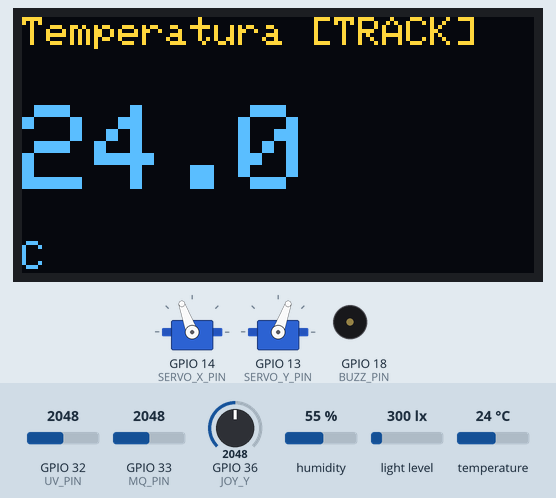
This program was run on a simulated ESP32. On the bench: 128×64 one-colour display, 2 × servo, buzzer (waves = sounding). The inputs (shaded band) are chosen by the test bench; at power-on: light level 300 lx, GPIO 36 (JOY_Y) = 2048, GPIO 32 (UV_PIN) = 2048, GPIO 33 (MQ_PIN) = 2048, humidity 55 %, temperature 24 °C (analog values on the 0–4095 scale). The OLED is the two-colour kind (top 16 rows yellow); WiFi joins after 1.5 s; servers stay silent unless stated; uploads are accepted with an empty reply; what the program prints to the serial monitor is not drawn.

Above: at 3.9 s.
4.0 s: light level set to 966 lx
7.1 s: light level set to 1035 lx
At 7.44 s:
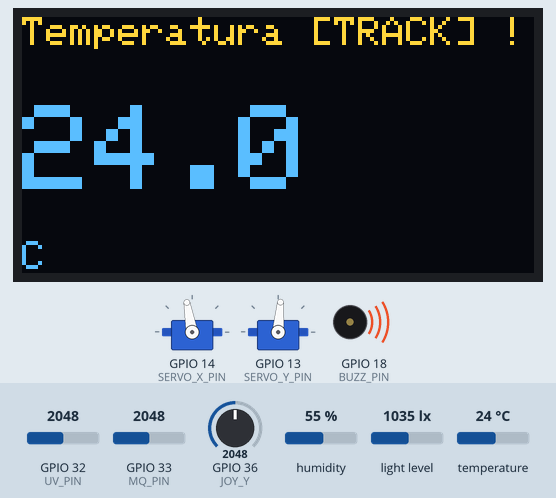
9.0 s: GPIO 36 (JOY_Y) set to 2390
12.5 s: GPIO 36 (JOY_Y) set to 2501
At 12.86 s:
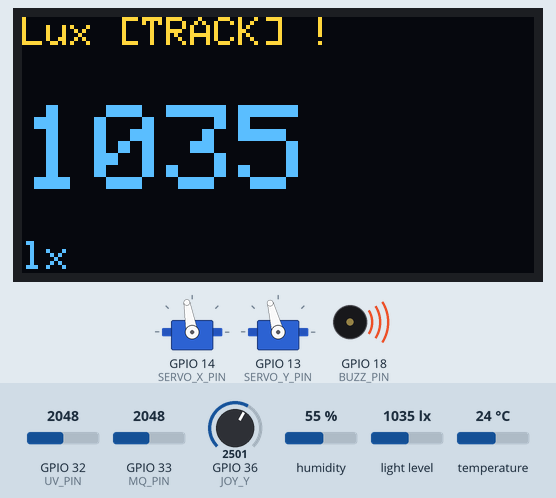
14.5 s: light level set to 40 lx
At 15.08 s:
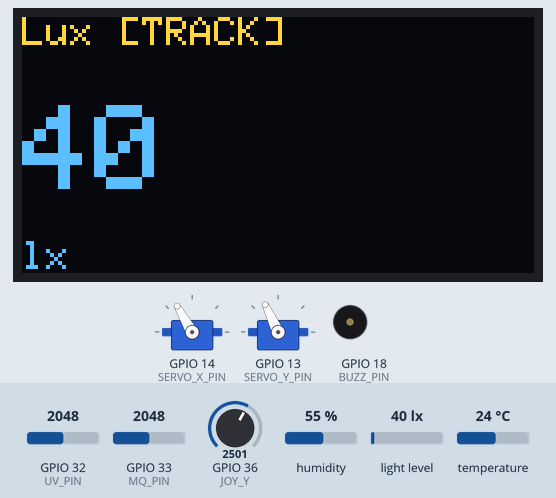
16.3 s: light level set to 1500 lx
At 18.6 s:
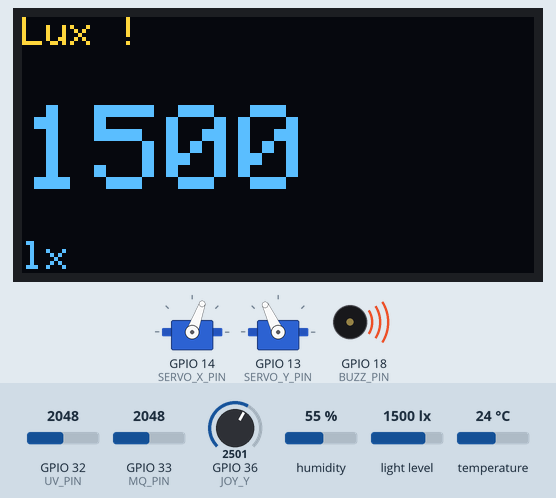
Timing chart, 0 to 19.2 s (numbered marks = the images above; inputs shaded):
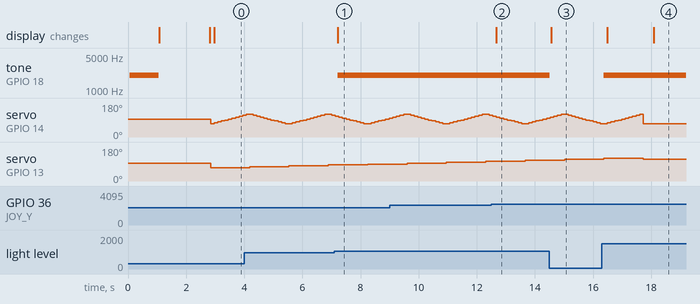

Measured:
- the behaviour switches between 1000 and 1001 lx on light level (found by bisection; images 0 and 1)
- the behaviour switches between 2448 and 2449 on GPIO 36 (JOY_Y) (found by bisection; images 1 and 2)
- after the input at 7.1 s, tone on GPIO 18 (BUZZ_PIN): silent → 2000 Hz after 0.11 s; the display: changes after 0.11 s (image 1)
- after the input at 12.5 s, the display: changes after 0.17 s (image 2)
- after the input at 14.5 s, tone on GPIO 18 (BUZZ_PIN): 2000 Hz → silent at once; the display: changes after 0.06 s (image 3)
- after the input at 16.3 s, tone on GPIO 18 (BUZZ_PIN): silent → 2000 Hz after 0.07 s; the display: first changes after 0.19 s (image 4 shows a later state)

The program:

main.cpp
```cpp
#include <Arduino.h>
#include <Wire.h>
#include <Adafruit_GFX.h>
#include <Adafruit_SSD1306.h>
#include <DHT.h>
#include <ESP32Servo.h>
#include <BH1750.h>
#include <WiFi.h>
#include <HTTPClient.h>
#include <WiFiClientSecure.h>

// ================================
//  JOYSTICK
// ================================
#define JOY_Y  36          // eixo Y (ADC1)

// ================================
//  SENSOR PINS
// ================================
#define UV_PIN   32        // ADC1
#define MQ_PIN   33        // ADC1
#define DHTPIN   4
#define DHTTYPE  DHT22

// ================================
//  SERVO CONFIG
// ================================
#define SERVO_X_PIN 14
#define SERVO_Y_PIN 13

Servo servoX;
Servo servoY;

const int SERVO_MIN = 70;
const int SERVO_MAX = 120;

// ================================
//  BUZZER PASSIVO (PWM/LEDC)
// ================================
#define BUZZ_PIN     18
#define BUZZ_CHANNEL 12
#define BUZZ_FREQ    2000
#define BUZZ_RES     10
#define BUZZ_DUTY    512  // ~50%

// ================================
//  DISPLAY
// ================================
Adafruit_SSD1306 display(128, 64, &Wire);

// ================================
//  SENSORS
// ================================
DHT dht(DHTPIN, DHTTYPE);
BH1750 lightMeter;
bool luxAvailable = false;

// ================================
//  WIFI CREDENTIALS
// ================================
const char* ssid     = "Jvudft#5";
const char* password = "Bgcupf@4";

// ================================
//  TELAS (sem menu/enter/back)
// ================================
enum ScreenState {
  SHOW_TEMP,
  SHOW_HUM,
  SHOW_UV,
  SHOW_GAS,
  SHOW_LUX
};
ScreenState state = SHOW_TEMP;

// ================================
//  DATA STRUCT
// ================================
struct SensorData {
  float temperature = 0;
  float humidity    = 0;
  float uv          = 0;
  float co_ppm      = 0;
  float lux         = 0;
} data;

// ================================
//   MQ-9 CO-PPM CONFIG
// ================================
float RL_MQ9 = 10.0;   // kΩ
float R0_MQ9 = 5.0;    // default

float mq9_getPPM_CO(int adcValue) {
  float Vcc = 3.3;
  float Vrl = (adcValue / 4095.0) * Vcc;
  if (Vrl < 0.01) return 0;

  float Rs = (Vcc - Vrl) * (RL_MQ9 / Vrl);
  float ratio = Rs / R0_MQ9;

  float ppm = pow(10, (-1.25 * log10(ratio) + 1.75));
  if (ppm < 0) ppm = 0;
  return ppm;
}

// =======================================================
//   I2C MUTEX (Wire compartilhado entre OLED e BH1750)
// =======================================================
SemaphoreHandle_t i2cMutex;
static inline void i2cLock()   { if (i2cMutex) xSemaphoreTake(i2cMutex, portMAX_DELAY); }
static inline void i2cUnlock() { if (i2cMutex) xSemaphoreGive(i2cMutex); }

// =======================================================
//   ALERTA DE PERIGO (BUZZER)
// =======================================================
const float LUX_DANGER_TH = 1000.0;  // exemplo: lux > 1000 => perigo

void buzzerInit() {
  ledcSetup(BUZZ_CHANNEL, BUZZ_FREQ, BUZZ_RES);
  ledcAttachPin(BUZZ_PIN, BUZZ_CHANNEL);
  ledcWrite(BUZZ_CHANNEL, 0);
}

bool isUnhealthy() {
  if (data.lux > LUX_DANGER_TH) return true;
  return false;
}

void updateBuzzerAlert() {
  static bool buzzerOn = false;
  bool danger = isUnhealthy();

  if (danger && !buzzerOn) {
    ledcWrite(BUZZ_CHANNEL, BUZZ_DUTY);
    buzzerOn = true;
  } else if (!danger && buzzerOn) {
    ledcWrite(BUZZ_CHANNEL, 0);
    buzzerOn = false;
  }
}

// =======================================================
//   SENSOR TASK ON CORE 0
// =======================================================
TaskHandle_t sensorTaskHandle = NULL;

void sensorTask(void *parameter) {
  for (;;) {
    float t = dht.readTemperature();
    float h = dht.readHumidity();
    if (!isnan(t)) data.temperature = t;
    if (!isnan(h)) data.humidity = h;

    int rawUV = analogRead(UV_PIN);
    float voltsUV = rawUV * (3.3 / 4095.0);
    data.uv = voltsUV * 5.0;

    int rawGas = analogRead(MQ_PIN);
    data.co_ppm = mq9_getPPM_CO(rawGas);

    if (luxAvailable) {
      i2cLock();
      float luxValue = lightMeter.readLightLevel();
      i2cUnlock();
      if (luxValue >= 0) data.lux = luxValue;
    }

    vTaskDelay(100 / portTICK_PERIOD_MS); // 10 Hz
  }
}

// =======================================================
//   BOOT SPLASH + BUZZER (1s)
// =======================================================
void bootSplashAndBeep() {
  i2cLock();
  display.clearDisplay();
  display.setTextColor(SSD1306_WHITE);
  display.setTextSize(1);
  display.setCursor(0, 24);
  display.println("Microabençoados 2025");
  display.display();
  i2cUnlock();

  ledcWrite(BUZZ_CHANNEL, BUZZ_DUTY);
  delay(1000);
  ledcWrite(BUZZ_CHANNEL, 0);

  i2cLock();
  display.clearDisplay();
  display.display();
  i2cUnlock();
}

// =======================================================
//   NAVEGAÇÃO COM 1 EIXO (JOY_Y)
// =======================================================
int joyCenterY = 2048;
const int JOY_DEADZONE = 400;
const uint32_t NAV_COOLDOWN_MS = 220;
uint32_t lastNavMs = 0;
bool armedUp = true;
bool armedDown = true;

int avgAnalogRead(int pin, int n = 40) {
  long s = 0;
  for (int i = 0; i < n; i++) {
    s += analogRead(pin);
    delay(2);
  }
  return (int)(s / n);
}

void calibrateJoystickCenter() {
  joyCenterY = avgAnalogRead(JOY_Y, 50);
}

void nextScreen() {
  switch (state) {
    case SHOW_TEMP: state = SHOW_HUM; break;
    case SHOW_HUM:  state = SHOW_UV;  break;
    case SHOW_UV:   state = SHOW_GAS; break;
    case SHOW_GAS:  state = SHOW_LUX; break;
    case SHOW_LUX:  state = SHOW_TEMP;break;
  }
}

void prevScreen() {
  switch (state) {
    case SHOW_TEMP: state = SHOW_LUX; break;
    case SHOW_HUM:  state = SHOW_TEMP;break;
    case SHOW_UV:   state = SHOW_HUM; break;
    case SHOW_GAS:  state = SHOW_UV;  break;
    case SHOW_LUX:  state = SHOW_GAS; break;
  }
}

void handleJoystickOneAxis() {
  int y = analogRead(JOY_Y);
  int dy = y - joyCenterY;

  if (millis() - lastNavMs < NAV_COOLDOWN_MS) return;

  if (armedUp && dy < -JOY_DEADZONE) {
    nextScreen();
    lastNavMs = millis();
    armedUp = false;
  }
  if (!armedUp && dy > -(JOY_DEADZONE / 2)) armedUp = true;

  if (armedDown && dy > JOY_DEADZONE) {
    prevScreen();
    lastNavMs = millis();
    armedDown = false;
  }
  if (!armedDown && dy < (JOY_DEADZONE / 2)) armedDown = true;
}

// =======================================================
//   DISPLAY: tela cheia + fonte grande
// =======================================================
uint32_t lastDrawMs = 0;
const uint32_t DRAW_PERIOD_MS = 120;

volatile bool isTracking = false;

void drawBigValue(const char* title, const char* unit, float value, int decimals) {
  char buf[20];
  dtostrf(value, 0, decimals, buf);

  i2cLock();
  display.clearDisplay();
  display.setTextColor(SSD1306_WHITE);

  display.setTextSize(1);
  display.setCursor(0, 0);
  display.print(title);
  if (isTracking) display.print(" [TRACK]");
  if (isUnhealthy()) display.print(" !");

  display.setTextSize(3);
  display.setCursor(0, 22);
  display.print(buf);

  display.setTextSize(1);
  display.setCursor(0, 56);
  display.print(unit);

  display.display();
  i2cUnlock();
}

void drawScreenFull() {
  switch (state) {
    case SHOW_TEMP: drawBigValue("Temperatura", "C", data.temperature, 1); break;
    case SHOW_HUM:  drawBigValue("Umidade", "%", data.humidity, 1); break;
    case SHOW_UV:   drawBigValue("UV", "nivel", data.uv, 2); break;
    case SHOW_GAS:  drawBigValue("CO", "ppm", data.co_ppm, 1); break;
    case SHOW_LUX:  drawBigValue("Lux", "lx", data.lux, 0); break;
  }
}

// =======================================================
//   SISTEMA: PRINT SERIAL COMPLETO (no momento do upload)
// =======================================================
void printSystemStatus() {
  Serial.println("====================================");
  Serial.println("ESTACAO - STATUS (no upload)");
  Serial.print("Uptime (ms): ");
  Serial.println(millis());

  Serial.println("\n--- SENSORES ---");
  Serial.print("Temp: ");
  Serial.print(data.temperature, 2);
  Serial.println(" C");

  Serial.print("Hum : ");
  Serial.print(data.humidity, 2);
  Serial.println(" %");

  Serial.print("UV  : ");
  Serial.println(data.uv, 2);

  Serial.print("CO  : ");
  Serial.print(data.co_ppm, 2);
  Serial.println(" ppm");

  Serial.print("Lux : ");
  Serial.print(data.lux, 1);
  Serial.println(" lx");

  Serial.println("\n--- SISTEMA ---");
  Serial.print("WiFi: ");
  Serial.println(WiFi.status() == WL_CONNECTED ? "CONECTADO" : "DESCONECTADO");

  Serial.print("Tracking: ");
  Serial.println(isTracking ? "ATIVO" : "INATIVO");

  Serial.print("Alarme: ");
  Serial.println(isUnhealthy() ? "PERIGO" : "NORMAL");

  Serial.println("\n--- SERVOS ---");
  Serial.print("Limites: ");
  Serial.print(SERVO_MIN);
  Serial.print(" -> ");
  Serial.println(SERVO_MAX);

  Serial.print("Servo X (read): ");
  Serial.println(servoX.read());

  Serial.print("Servo Y (read): ");
  Serial.println(servoY.read());

  Serial.println("====================================\n");
}

// =======================================================
//   HTTPS UPLOAD
// =======================================================
unsigned long lastUpload = 0;

void uploadToCloud() {
  if (WiFi.status() != WL_CONNECTED) {
    Serial.println("[UPLOAD] WiFi desconectado — envio cancelado");
    return;
  }

  // ✅ imprime status sempre que for upar
  printSystemStatus();

  WiFiClientSecure client;
  client.setInsecure();

  HTTPClient http;
  if (!http.begin(client, "https://projeto-micro.onrender.com/update")) {
    Serial.println("[UPLOAD] begin() failed");
    return;
  }

  http.addHeader("Content-Type", "application/json");

  String json = "{";
  json += "\"temperature\":" + String(data.temperature) + ",";
  json += "\"humidity\":"   + String(data.humidity) + ",";
  json += "\"uv\":"         + String(data.uv) + ",";
  json += "\"gas\":"        + String(data.co_ppm) + ",";
  json += "\"lux\":"        + String(data.lux);
  json += "}";

  int code = http.POST(json);
  Serial.print("[UPLOAD] HTTP code: ");
  Serial.println(code);

  http.end();
}

// =======================================================
//   LIGHT TRACKING TASK (zig-zag + matriz + retorna ao max)
// =======================================================
TaskHandle_t trackerTaskHandle = NULL;

const int GRID_X = 11;
const int GRID_Y = 11;
const int STEP_X = (SERVO_MAX - SERVO_MIN) / (GRID_X - 1);
const int STEP_Y = (SERVO_MAX - SERVO_MIN) / (GRID_Y - 1);

const uint32_t SETTLE_MS = 120;
const uint32_t TRACK_EVERY_MS = 5UL * 60UL * 1000UL;

float luxGrid[GRID_Y][GRID_X];
volatile bool requestTracking = false;
uint32_t lastTrackRequestMs = 0;

static inline int clampAngle(int a) {
  if (a < SERVO_MIN) return SERVO_MIN;
  if (a > SERVO_MAX) return SERVO_MAX;
  return a;
}

float readLuxSafe() {
  if (!luxAvailable) return -1;
  i2cLock();
  float v = lightMeter.readLightLevel();
  i2cUnlock();
  return v;
}

void moveServos(int ax, int ay) {
  ax = clampAngle(ax);
  ay = clampAngle(ay);
  servoX.write(ax);
  servoY.write(ay);
}

void trackerTask(void *parameter) {
  for (;;) {
    if (!requestTracking) {
      vTaskDelay(50 / portTICK_PERIOD_MS);
      continue;
    }
    requestTracking = false;

    if (!luxAvailable) {
      vTaskDelay(200 / portTICK_PERIOD_MS);
      continue;
    }

    isTracking = true;

    float bestLux = -1;
    int bestAx = SERVO_MIN;
    int bestAy = SERVO_MIN;

    for (int iy = 0; iy < GRID_Y; iy++) {
      int ay = clampAngle(SERVO_MIN + iy * STEP_Y);
      bool forward = (iy % 2 == 0);

      for (int ix = 0; ix < GRID_X; ix++) {
        int xIndex = forward ? ix : (GRID_X - 1 - ix);
        int ax = clampAngle(SERVO_MIN + xIndex * STEP_X);

        moveServos(ax, ay);
        vTaskDelay(SETTLE_MS / portTICK_PERIOD_MS);

        float lux = readLuxSafe();
        if (lux < 0) lux = 0;

        luxGrid[iy][xIndex] = lux;

        if (lux > bestLux) {
          bestLux = lux;
          bestAx = ax;
          bestAy = ay;
        }
      }
    }

    moveServos(bestAx, bestAy);
    vTaskDelay(200 / portTICK_PERIOD_MS);

    float finalLux = readLuxSafe();
    if (finalLux >= 0) data.lux = finalLux;

    isTracking = false;

    Serial.print("[TRACK] Best lux=");
    Serial.print(bestLux, 1);
    Serial.print(" at X=");
    Serial.print(bestAx);
    Serial.print(" Y=");
    Serial.println(bestAy);
  }
}

// =======================================================
//                    SETUP
// =======================================================
void setup() {
  Serial.begin(115200);

  analogReadResolution(12);
  analogSetAttenuation(ADC_11db);

  i2cMutex = xSemaphoreCreateMutex();

  dht.begin();
  Wire.begin(21, 22);

  i2cLock();
  luxAvailable = lightMeter.begin(BH1750::CONTINUOUS_HIGH_RES_MODE);
  i2cUnlock();

  if (!display.begin(SSD1306_SWITCHCAPVCC, 0x3C)) {
    while (1);
  }

  // buzzer + splash + beep
  buzzerInit();
  bootSplashAndBeep();

  calibrateJoystickCenter();

  servoX.attach(SERVO_X_PIN);
  servoY.attach(SERVO_Y_PIN);
  moveServos(95, 95);

  xTaskCreatePinnedToCore(
      sensorTask,
      "SensorTask",
      4096,
      NULL,
      1,
      &sensorTaskHandle,
      0
  );

  xTaskCreatePinnedToCore(
      trackerTask,
      "TrackerTask",
      8192,
      NULL,
      1,
      &trackerTaskHandle,
      0
  );

  WiFi.begin(ssid, password);
  uint32_t t0 = millis();
  while (WiFi.status() != WL_CONNECTED && millis() - t0 < 5000) {
    delay(200);
  }

  // scan logo no boot
  lastTrackRequestMs = millis();
  requestTracking = true;
}

// =======================================================
//                 MAIN LOOP (CORE 1)
// =======================================================
void loop() {
  handleJoystickOneAxis();

  if (millis() - lastDrawMs > DRAW_PERIOD_MS) {
    drawScreenFull();
    lastDrawMs = millis();
  }

  if (millis() - lastUpload > 3000) {
    uploadToCloud();
    lastUpload = millis();
  }

  if (millis() - lastTrackRequestMs > TRACK_EVERY_MS) {
    lastTrackRequestMs = millis();
    requestTracking = true;
  }

  // buzzer alerta
  updateBuzzerAlert();
}
```
